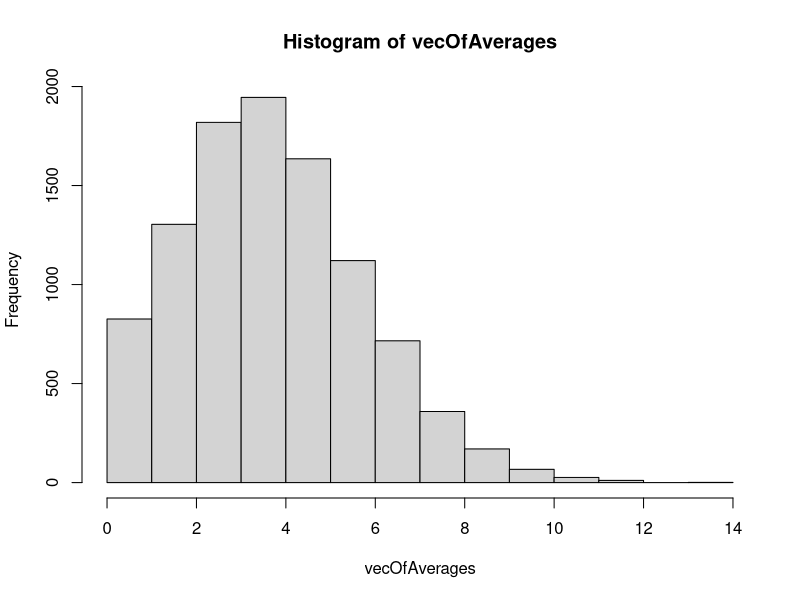
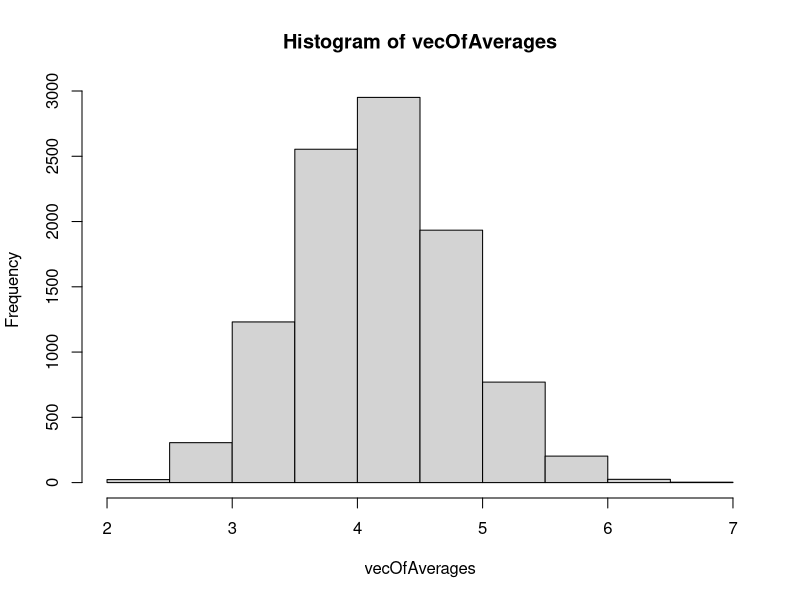
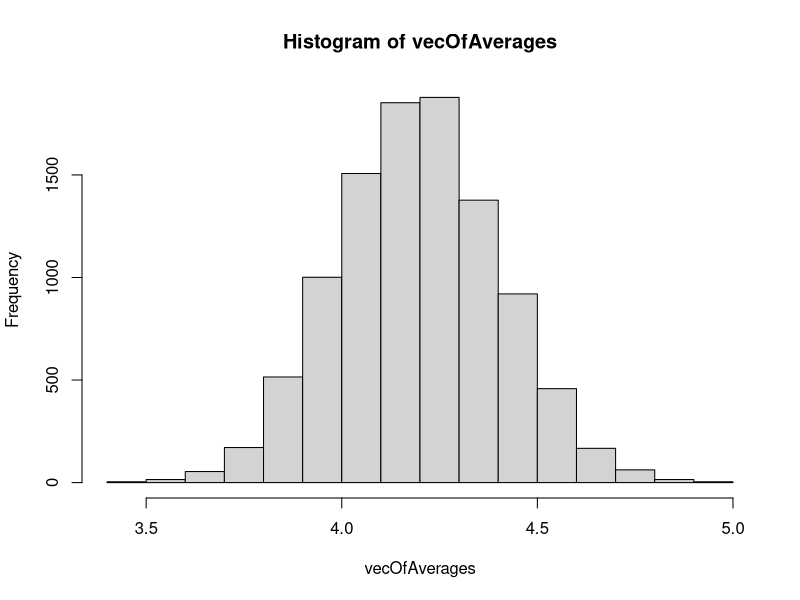
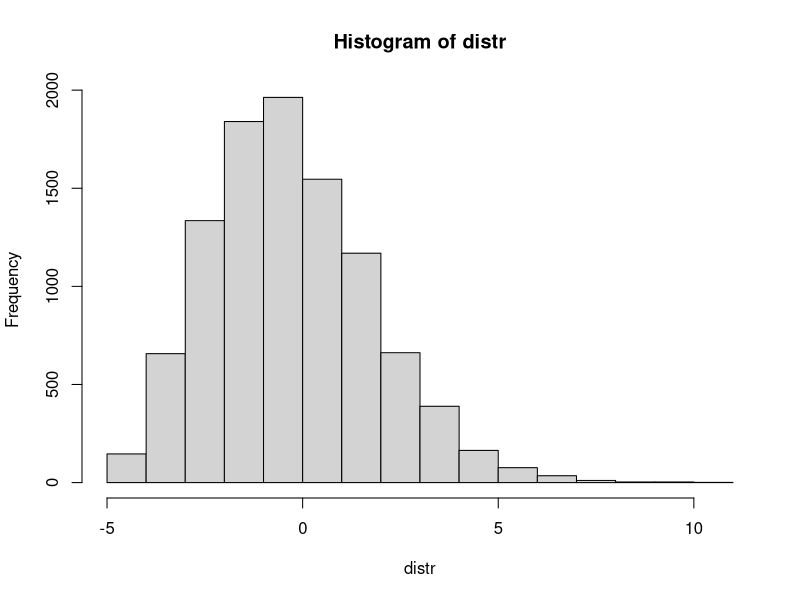
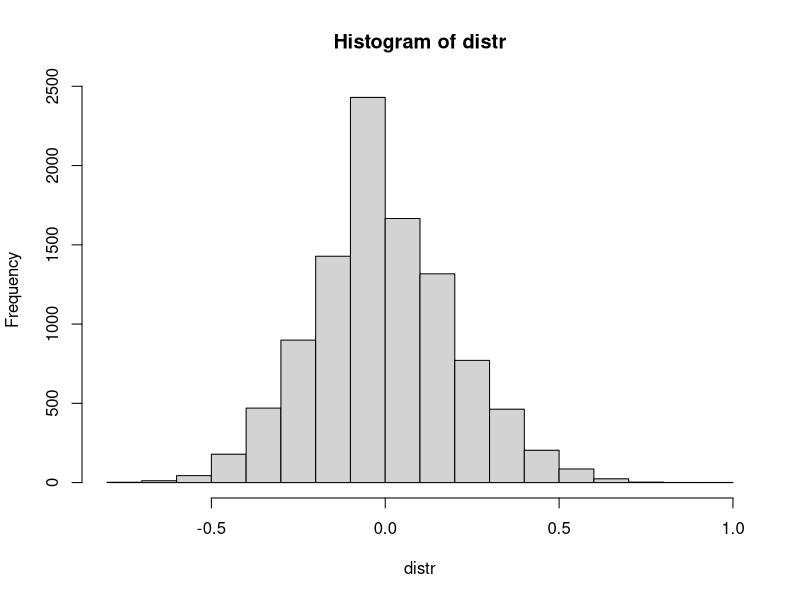
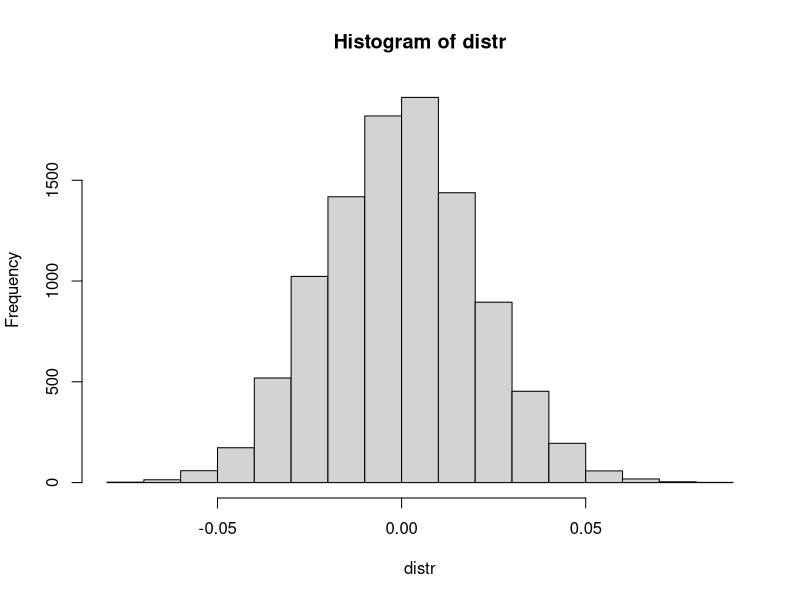

Source code (R) for these figures, in order:
## ---- chunk 1
knitr::opts_chunk$set(echo = TRUE)
#setwd('//rb.win.frb.org/C1/Accounts/M-O/c1imm01/Redirected/Desktop/Financial Mathematics/Problem Sets')
## ---- chunk 2
4*((1/3)^4) + ((2*(1)^2 - (4/3)*(1)^3 + (1/4)*(1)^4)-(2*(1/3)^2 - (4/3)*(1/3)^3 + (1/4)*(1/3)^4))
## ---- chunk 3
E <- matrix(c(1,1,1,1,3,2,1,2,2),nrow=3)
a <- matrix(c(3,-2,1), nrow=1)
u <- matrix(c(2,-3,1), nrow= 3)

## Expected value of Y
as.matrix(a %*% u)

## Variance of Y
as.matrix( a %*% E %*% t(a))
## ---- chunk 4
c1 <- 3
c2 <- 0
a2 <- matrix(c(0,-c1,1,1-c2,0,0), nrow=2)

## The diagonal matrix should be all zeros.
a2 %*% E %*% t(a2)
## ---- chunk 5
(10 - 13.33)/(sqrt(1.11))
    pnorm(-3.16)
## ---- chunk 6
(5*1.96)^2
## ---- chunk 7

limitTheorem = function(n,epsilon) {
	
	vecOfAverages = c(rep(0,10000))
	for (i in 1:10000) {
		smpl = rpois(n,4.2)
		avg = mean(smpl);
		vecOfAverages[i] = avg;
	}
	hist(vecOfAverages);
	vecOfDifferences = vecOfAverages - 4.2*c(rep(1,10000));
	nmbCloseToTruth = length(vecOfDifferences[abs(vecOfDifferences) <= epsilon]);
	print(nmbCloseToTruth/10000);
}

limitTheorem(1,1)
limitTheorem(10,0.1)
limitTheorem(100,0.01)

### Adjust to prove Central limit Theorm 
    limitTheorem2 = function(n,epsilon) {
      
      vecOfAverages = c(rep(0,10000))
      distr = c(rep(0,10000))
      for (i in 1:10000) {
        smpl = rpois(n,4.2)
        avg = mean(smpl);
        normdis <- ((avg) - 4.2)/(n/sqrt(n))
        vecOfAverages[i] = avg;
        distr[i] <- normdis  
      }
      hist(distr);
        vecOfDifferences = vecOfAverages - 4.2*c(rep(1,10000));
      nmbCloseToTruth = length(vecOfDifferences[abs(vecOfDifferences) <= epsilon]);
      print(nmbCloseToTruth/10000);
    }

limitTheorem2(1,1)
limitTheorem2(10,0.1)
limitTheorem2(100,0.01)

## ---- chunk 8
#(n-1)\cdotln(1/X_n) + (n-1)ln(x_j)
14/((13*log(1/25))+13*log(20.9))
14/((13*log(1/25))+13*log(23.9))
14/((13*log(1/25))+13*log(24))
